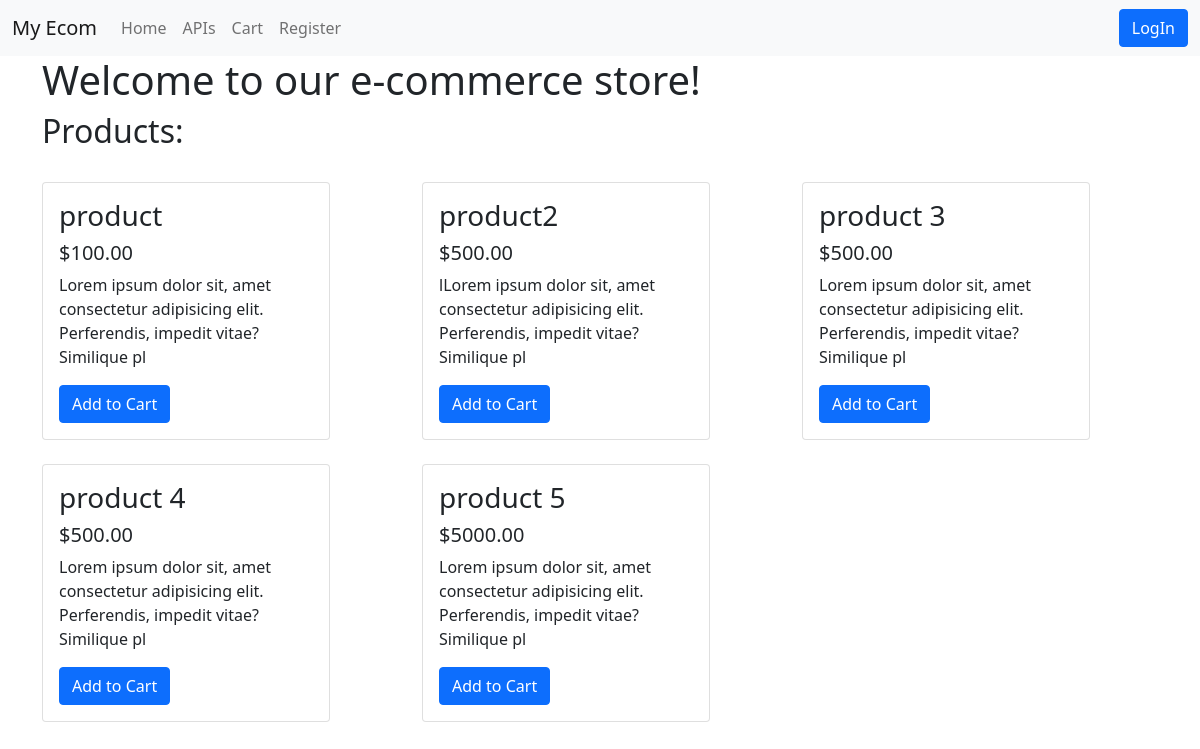
Before: / with the older database file.
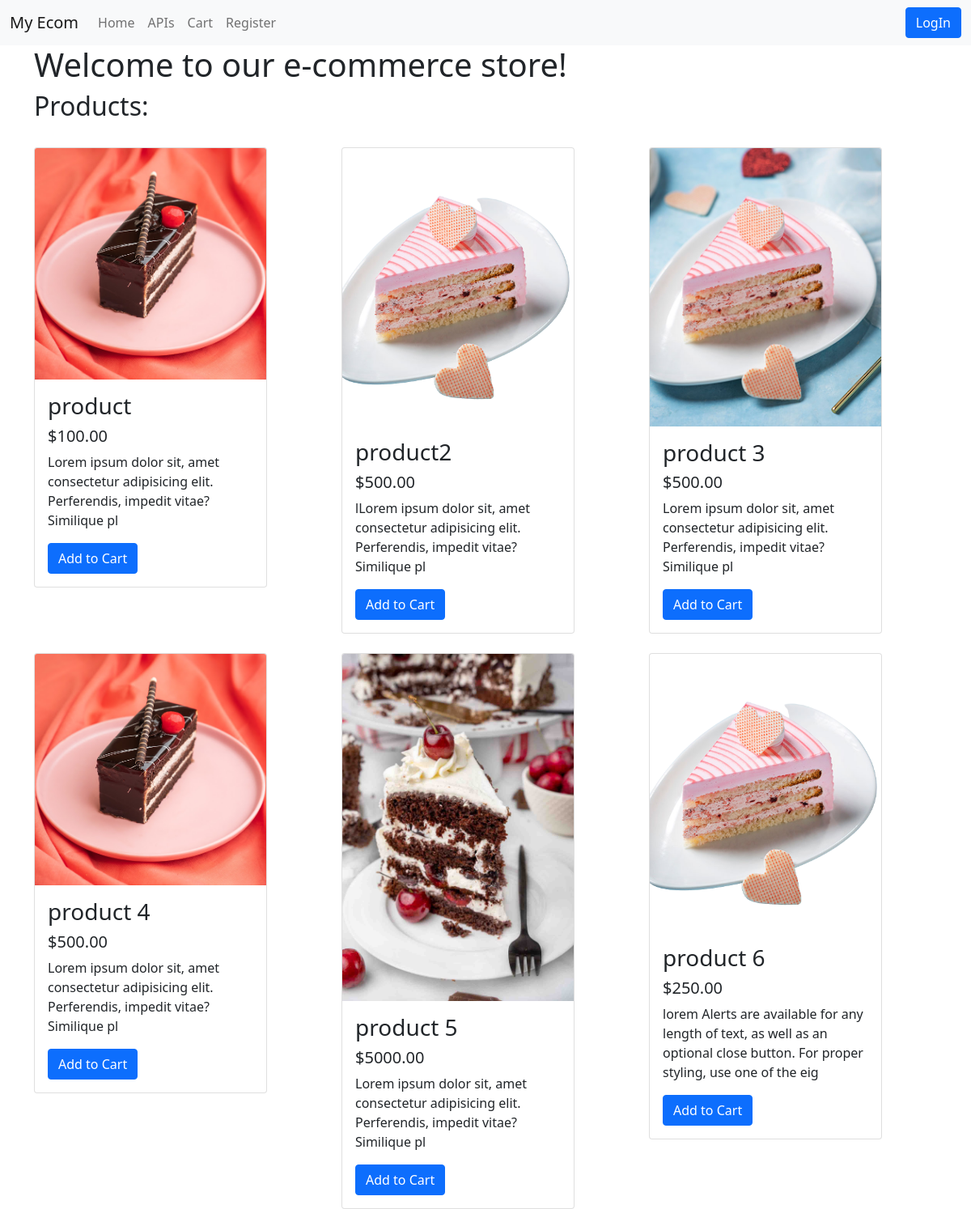
After: the same page with the newer database file.
### ecomapp/models.py (models this page shows, shortened)
class ProductDetails(models.Model):
    product_id = models.AutoField(primary_key=True)
    product_image1 = models.ImageField(upload_to='product_images/', blank=True)
    product_image2 = models.ImageField(upload_to='product_images/', blank=True)
    product_image3 = models.ImageField(upload_to='product_images/', blank=True)
    product_name = models.CharField(max_length=100, blank=True)
    product_price = models.DecimalField(max_digits=8, decimal_places=2)
    product_quantity = models.IntegerField()
    product_details = models.TextField(blank=True)

### ecomapp/views.py (the view)
# urls.py: 2. Add a URL to urlpatterns:  path('', views.home, name='home')
def home(request):
    queryset = ProductDetails.objects.all()
    return render(request, 'index.html', {'products': queryset})

### ecomapp/templates/index.html (shortened to what this page needs)
{% extends 'base.html' %}
{% load static %}
{% block main %}
<h1>Welcome to our e-commerce store!</h1>
<h2>Products:</h2>
<div class="row">
{% for product in products %}
<div class="col-md-4">
<div class="card mt-4" style="width: 18rem;">
    <img src="{% get_media_prefix %}{{product.product_image1}}" class="card-img-top" alt="">
    <div class="card-body">
      <h3 class="card-title">{{ product.product_name }}</h3>
      <h5>${{ product.product_price }}</h5>
      <p class="card-text">{{product.product_details}}</p>
      <a href="{% url 'add_to_cart' product.product_id %}" class="btn btn-primary">Add to Cart</a>
    </div>
  </div>
</div>
{% endfor %}
</div>
{% endblock main %}

### ecomapp/templates/base.html (shortened to what this page needs)
<!doctype html>
<html lang="en">
  <head>
    <link href="https://cdn.jsdelivr.net/npm/bootstrap@5.0.2/dist/css/bootstrap.min.css" rel="stylesheet">
  </head>
  <body>
    <nav class="navbar navbar-expand-lg navbar-light bg-light">
      <div class="container-fluid">
        <a class="navbar-brand" href="/">My Ecom</a>
        <div class="collapse navbar-collapse" id="navbarSupportedContent">
          <ul class="navbar-nav me-auto mb-2 mb-lg-0">
            <li class="nav-item">
              <a class="nav-link" aria-current="page" href="{% url 'home'%}">Home</a>
            </li>
            <li class="nav-item">
              <a class="nav-link" href="/api/">APIs</a>
            </li>
            <li class="nav-item">
              <a class="nav-link" aria-current="page" href="{% url 'cart'%}">Cart</a>
            </li>
            <li class="nav-item">
              <a class="nav-link" aria-current="page" href="{% url 'register'%}">Register</a>
            </li>
          </ul>
          {% if request.user.is_authenticated %}
          <a href="/logout/" class="btn btn-primary" >LogOut</a>
          {% else%}
          <a href="/login/" class="btn btn-primary" >LogIn</a>
          {% endif %}
        </div>
      </div>
    </nav>
    <div class="container">
    {% block main %}{% endblock main %}
  </div>
  </body>
</html>

Changed rows visible on the page:
changed ProductDetails "product": product_image1: picture added
changed ProductDetails "product2": product_image1: picture added
changed ProductDetails "product 3": product_image1: picture added
changed ProductDetails "product 4": product_image1: picture added
changed ProductDetails "product 5": product_image1: picture added
added ProductDetails: product_image1 (picture), product_name "product 6", product_price "250.00", product_details "lorem Alerts are available for any length of text, as well as an optional close button. For proper styling, use one of the eig"
